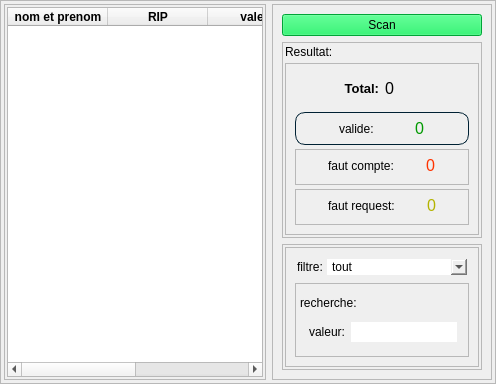
               <widget class="QFrame" name="frame_4">
                <property name="frameShape">
                 <enum>QFrame::StyledPanel</enum>
                </property>
                <property name="frameShadow">
                 <enum>QFrame::Raised</enum>
                </property>
                <layout class="QHBoxLayout" name="horizontalLayout_2">
                 <property name="leftMargin">
                  <number>3</number>
                 </property>
                 <property name="topMargin">
                  <number>3</number>
                 </property>
                 <property name="rightMargin">
                  <number>3</number>
                 </property>
                 <property name="bottomMargin">
                  <number>3</number>
                 </property>
                 <item>
                  <widget class="QFrame" name="frame_5">
                   <property name="frameShape">
                    <enum>QFrame::StyledPanel</enum>
                   </property>
                   <property name="frameShadow">
                    <enum>QFrame::Raised</enum>
                   </property>
                   <layout class="QVBoxLayout" name="verticalLayout_4">
                    <property name="spacing">
                     <number>2</number>
                    </property>
                    <property name="leftMargin">
                     <number>2</number>
                    </property>
                    <property name="topMargin">
                     <number>2</number>
                    </property>
                    <property name="rightMargin">
                     <number>2</number>
                    </property>
                    <property name="bottomMargin">
                     <number>2</number>
                    </property>
                    <item>
                     <widget class="QTableWidget" name="tableWidget">
                      <property name="styleSheet">
                       <string notr="true"/>
                      </property>
                      <column>
                       <property name="text">
                        <string>nom et prenom</string>
                       </property>
                       <property name="font">
                        <font>
                         <pointsize>9</pointsize>
                         <weight>75</weight>
                         <bold>true</bold>
                        </font>
                       </property>
                      </column>
                      <column>
                       <property name="text">
                        <string>RIP</string>
                       </property>
                       <property name="font">
                        <font>
                         <pointsize>9</pointsize>
                         <weight>75</weight>
                         <bold>true</bold>
                        </font>
                       </property>
                      </column>
                      <column>
                       <property name="text">
                        <string>valeur</string>
                       </property>
                       <property name="font">
                        <font>
                         <pointsize>9</pointsize>
                         <weight>75</weight>
                         <bold>true</bold>
                        </font>
                       </property>
                      </column>
                      <column>
                       <property name="text">
                        <string>status</string>
                       </property>
                       <property name="font">
                        <font>
                         <pointsize>9</pointsize>
                         <weight>75</weight>
                         <bold>true</bold>
                        </font>
                       </property>
                      </column>
                     </widget>
                    </item>
                   </layout>
                  </widget>
                 </item>
                 <item>
                  <widget class="QFrame" name="frame_6">
                   <property name="frameShape">
                    <enum>QFrame::StyledPanel</enum>
                   </property>
                   <property name="frameShadow">
                    <enum>QFrame::Raised</enum>
                   </property>
                   <layout class="QVBoxLayout" name="verticalLayout_6">
                    <item>
                     <widget class="QPushButton" name="pushButton_2">
                      <property name="styleSheet">
                       <string notr="true">background-color:rgb(0, 230, 77);</string>
                      </property>
                      <property name="text">
                       <string>Scan</string>
                      </property>
                     </widget>
                    </item>
                    <item>
                     <widget class="QFrame" name="frame_7">
                      <property name="sizePolicy">
                       <sizepolicy hsizetype="Preferred" vsizetype="Preferred">
                        <horstretch>0</horstretch>
                        <verstretch>0</verstretch>
                       </sizepolicy>
                      </property>
                      <property name="frameShape">
                       <enum>QFrame::StyledPanel</enum>
                      </property>
                      <property name="frameShadow">
                       <enum>QFrame::Raised</enum>
                      </property>
                      <layout class="QVBoxLayout" name="verticalLayout_7">
                       <property name="spacing">
                        <number>4</number>
                       </property>
                       <property name="leftMargin">
                        <number>2</number>
                       </property>
                       <property name="topMargin">
                        <number>2</number>
                       </property>
                       <property name="rightMargin">
                        <number>2</number>
                       </property>
                       <property name="bottomMargin">
                        <number>2</number>
                       </property>
                       <item>
                        <widget class="QLabel" name="label_2">
                         <property name="sizePolicy">
                          <sizepolicy hsizetype="Preferred" vsizetype="Fixed">
                           <horstretch>0</horstretch>
                           <verstretch>0</verstretch>
                          </sizepolicy>
                         </property>
                         <property name="text">
                          <string>Resultat:</string>
                         </property>
                         <property name="alignment">
                          <set>Qt::AlignLeading|Qt::AlignLeft|Qt::AlignVCenter</set>
                         </property>
                        </widget>
                       </item>
                       <item>
                        <widget class="QFrame" name="frame_9">
                         <property name="sizePolicy">
                          <sizepolicy hsizetype="Preferred" vsizetype="Preferred">
                           <horstretch>0</horstretch>
                           <verstretch>0</verstretch>
                          </sizepolicy>
                         </property>
                         <property name="styleSheet">
                          <string notr="true">
QFrame {
	border-radius: 10px;
	border: 1.25px solid rgb(32, 64, 96);
};</string>
                         </property>
                         <property name="frameShape">
                          <enum>QFrame::StyledPanel</enum>
                         </property>
                         <property name="frameShadow">
                          <enum>QFrame::Raised</enum>
                         </property>
                         <layout class="QVBoxLayout" name="verticalLayout_9">
                          <property name="spacing">
                           <number>4</number>
                          </property>
                          <item>
                           <widget class="QFrame" name="frame_14">
                            <property name="styleSheet">
                             <string notr="true">border-radius: 0px;
border: 0px;</string>
                            </property>
                            <property name="frameShape">
                             <enum>QFrame::StyledPanel</enum>
                            </property>
                            <property name="frameShadow">
                             <enum>QFrame::Raised</enum>
                            </property>
                            <layout class="QHBoxLayout" name="horizontalLayout_6">
                             <property name="leftMargin">
                              <number>6</number>
                             </property>
                             <property name="topMargin">
                              <number>6</number>
                             </property>
                             <property name="rightMargin">
                              <number>6</number>
                             </property>
                             <property name="bottomMargin">
                              <number>10</number>
                             </property>
                             <item>
                              <widget class="QLabel" name="label_10">
                               <property name="font">
                                <font>
                                 <pointsize>10</pointsize>
                                 <weight>75</weight>
                                 <bold>true</bold>
                                </font>
                               </property>
                               <property name="text">
                                <string>Total:</string>
                               </property>
                               <property name="alignment">
                                <set>Qt::AlignRight|Qt::AlignTrailing|Qt::AlignVCenter</set>
                               </property>
                              </widget>
                             </item>
                             <item>
                              <widget class="QLabel" name="label_11">
                               <property name="sizePolicy">
                                <sizepolicy hsizetype="Preferred" vsizetype="Preferred">
                                 <horstretch>0</horstretch>
                                 <verstretch>0</verstretch>
                                </sizepolicy>
                               </property>
                               <property name="font">
                                <font>
                                 <pointsize>12</pointsize>
                                </font>
                               </property>
                               <property name="text">
                                <string>0</string>
                               </property>
                              </widget>
                             </item>
                            </layout>
                           </widget>
                          </item>
                          <item>
                           <widget class="QFrame" name="frame_11">
                            <property name="sizePolicy">
                             <sizepolicy hsizetype="Preferred" vsizetype="Preferred">
                              <horstretch>0</horstretch>
                              <verstretch>0</verstretch>
                             </sizepolicy>
                            </property>
                            <property name="styleSheet">
                             <string notr="true">border-radius: 10px;
border: 0.5px solid rgb(0, 33, 51);</string>
                            </property>
                            <property name="frameShape">
                             <enum>QFrame::StyledPanel</enum>
                            </property>
                            <property name="frameShadow">
                             <enum>QFrame::Raised</enum>
                            </property>
                            <layout class="QHBoxLayout" name="horizontalLayout_3">
                             <property name="spacing">
                              <number>4</number>
                             </property>
                             <property name="leftMargin">
                              <number>6</number>
                             </property>
                             <property name="topMargin">
                              <number>6</number>
                             </property>
                             <property name="rightMargin">
                              <number>6</number>
                             </property>
                             <property name="bottomMargin">
                              <number>6</number>
                             </property>
                             <item>
                              <widget class="QLabel" name="label_7">
                               <property name="sizePolicy">
                                <sizepolicy hsizetype="Fixed" vsizetype="Preferred">
                                 <horstretch>0</horstretch>
                                 <verstretch>0</verstretch>
                                </sizepolicy>
                               </property>
                               <property name="styleSheet">
                                <string notr="true">border-radius: 0px;
border: 0px;</string>
                               </property>
                               <property name="text">
                                <string>valide:</string>
                               </property>
                              </widget>
                             </item>
                             <item>
                              <widget class="QLabel" name="label_4">
                               <property name="sizePolicy">
                                <sizepolicy hsizetype="Fixed" vsizetype="Preferred">
                                 <horstretch>0</horstretch>
                                 <verstretch>0</verstretch>
                                </sizepolicy>
                               </property>
                               <property name="font">
                                <font>
                                 <pointsize>12</pointsize>
                                </font>
                               </property>
                               <property name="styleSheet">
                                <string notr="true">border-radius: 0px;
border: 0px;
color: rgb(0, 153, 0);</string>
                               </property>
                               <property name="text">
                                <string>0</string>
                               </property>
                              </widget>
                             </item>
                            </layout>
                           </widget>
                          </item>
                          <item>
                           <widget class="QFrame" name="frame_12">
                            <property name="sizePolicy">
                             <sizepolicy hsizetype="Preferred" vsizetype="Preferred">
                              <horstretch>0</horstretch>
                              <verstretch>0</verstretch>
                             </sizepolicy>
                            </property>
                            <property name="frameShape">
                             <enum>QFrame::StyledPanel</enum>
                            </property>
                            <property name="frameShadow">
                             <enum>QFrame::Raised</enum>
                            </property>
                            <layout class="QHBoxLayout" name="horizontalLayout_4">
                             <property name="leftMargin">
                              <number>6</number>
                             </property>
                             <property name="topMargin">
                              <number>6</number>
                             </property>
                             <property name="rightMargin">
                              <number>6</number>
                             </property>
                             <item>
                              <widget class="QLabel" name="label_5">
                               <property name="sizePolicy">
                                <sizepolicy hsizetype="Fixed" vsizetype="Preferred">
                                 <horstretch>0</horstretch>
                                 <verstretch>0</verstretch>
                                </sizepolicy>
                               </property>
                               <property name="styleSheet">
                                <string notr="true">border-radius: 0px;
border: 0px;</string>
                               </property>
                               <property name="text">
                                <string>faut compte:</string>
                               </property>
                              </widget>
                             </item>
                             <item>
                              <widget class="QLabel" name="label_8">
                               <property name="sizePolicy">
                                <sizepolicy hsizetype="Fixed" vsizetype="Preferred">
                                 <horstretch>0</horstretch>
                                 <verstretch>0</verstretch>
                                </sizepolicy>
                               </property>
                               <property name="font">
                                <font>
                                 <pointsize>12</pointsize>
                                </font>
                               </property>
                               <property name="styleSheet">
                                <string notr="true">border-radius: 0px;
border: 0px;
color: rgb(255, 51, 0);</string>
                               </property>
                               <property name="text">
                                <string>0</string>
                               </property>
                              </widget>
                             </item>
                            </layout>
                           </widget>
                          </item>
                          <item>
                           <widget class="QFrame" name="frame_13">
                            <property name="sizePolicy">
                             <sizepolicy hsizetype="Preferred" vsizetype="Preferred">
                              <horstretch>0</horstretch>
                              <verstretch>0</verstretch>
                             </sizepolicy>
                            </property>
                            <property name="frameShape">
                             <enum>QFrame::StyledPanel</enum>
                            </property>
                            <property name="frameShadow">
                             <enum>QFrame::Raised</enum>
                            </property>
                            <layout class="QHBoxLayout" name="horizontalLayout_5">
                             <property name="leftMargin">
                              <number>6</number>
                             </property>
                             <property name="topMargin">
                              <number>6</number>
                             </property>
                             <property name="rightMargin">
                              <number>6</number>
                             </property>
                             <item>
                              <widget class="QLabel" name="label_6">
                               <property name="sizePolicy">
                                <sizepolicy hsizetype="Fixed" vsizetype="Preferred">
                                 <horstretch>0</horstretch>
                                 <verstretch>0</verstretch>
                                </sizepolicy>
                               </property>
                               <property name="styleSheet">
                                <string notr="true">border-radius: 0px;
border: 0px;</string>
                               </property>
                               <property name="text">
                                <string>faut request:</string>
                               </property>
                              </widget>
                             </item>
                             <item>
                              <widget class="QLabel" name="label_9">
                               <property name="sizePolicy">
                                <sizepolicy hsizetype="Fixed" vsizetype="Preferred">
                                 <horstretch>0</horstretch>
                                 <verstretch>0</verstretch>
                                </sizepolicy>
                               </property>
                               <property name="font">
                                <font>
                                 <pointsize>12</pointsize>
                                </font>
                               </property>
                               <property name="styleSheet">
                                <string notr="true">border-radius: 0px;
border: 0px;
color: rgb(179, 179, 0);</string>
                               </property>
                               <property name="text">
                                <string>0</string>
                               </property>
                              </widget>
                             </item>
                            </layout>
                           </widget>
                          </item>
                         </layout>
                        </widget>
                       </item>
                      </layout>
                     </widget>
                    </item>
                    <item>
                     <widget class="QFrame" name="frame_8">
                      <property name="sizePolicy">
                       <sizepolicy hsizetype="Preferred" vsizetype="Fixed">
                        <horstretch>0</horstretch>
                        <verstretch>0</verstretch>
                       </sizepolicy>
                      </property>
                      <property name="frameShape">
                       <enum>QFrame::StyledPanel</enum>
                      </property>
                      <property name="frameShadow">
                       <enum>QFrame::Raised</enum>
                      </property>
                      <layout class="QVBoxLayout" name="verticalLayout_8">
                       <property name="spacing">
                        <number>4</number>
                       </property>
                       <property name="leftMargin">
                        <number>2</number>
                       </property>
                       <property name="topMargin">
                        <number>2</number>
                       </property>
                       <property name="rightMargin">
                        <number>2</number>
                       </property>
                       <property name="bottomMargin">
                        <number>2</number>
                       </property>
                       <item>
                        <widget class="QFrame" name="frame_10">
                         <property name="sizePolicy">
                          <sizepolicy hsizetype="Preferred" vsizetype="Fixed">
                           <horstretch>0</horstretch>
                           <verstretch>0</verstretch>
                          </sizepolicy>
                         </property>
                         <property name="minimumSize">
                          <size>
                           <width>0</width>
                           <height>120</height>
                          </size>
                         </property>
                         <property name="styleSheet">
                          <string notr="true">
QFrame {
	border-radius: 10px;
	border: 1.25px solid rgb(32, 64, 96);
};</string>
                         </property>
                         <property name="frameShape">
                          <enum>QFrame::StyledPanel</enum>
                         </property>
                         <property name="frameShadow">
                          <enum>QFrame::Raised</enum>
                         </property>
                         <layout class="QVBoxLayout" name="verticalLayout_10">
                          <property name="spacing">
                           <number>6</number>
                          </property>
                          <item>
                           <widget class="QFrame" name="frame_15">
                            <property name="sizePolicy">
                             <sizepolicy hsizetype="Preferred" vsizetype="Fixed">
                              <horstretch>0</horstretch>
                              <verstretch>0</verstretch>
                             </sizepolicy>
                            </property>
                            <property name="styleSheet">
                             <string notr="true">border-radius: 0px;
border: 0px;</string>
                            </property>
                            <property name="frameShape">
                             <enum>QFrame::StyledPanel</enum>
                            </property>
                            <property name="frameShadow">
                             <enum>QFrame::Raised</enum>
                            </property>
                            <layout class="QHBoxLayout" name="horizontalLayout_7">
                             <property name="spacing">
                              <number>4</number>
                             </property>
                             <property name="leftMargin">
                              <number>2</number>
                             </property>
                             <property name="topMargin">
                              <number>2</number>
                             </property>
                             <property name="rightMargin">
                              <number>2</number>
                             </property>
                             <property name="bottomMargin">
                              <number>2</number>
                             </property>
                             <item>
                              <widget class="QLabel" name="label_12">
                               <property name="sizePolicy">
                                <sizepolicy hsizetype="Fixed" vsizetype="Preferred">
                                 <horstretch>0</horstretch>
                                 <verstretch>0</verstretch>
                                </sizepolicy>
                               </property>
                               <property name="styleSheet">
                                <string notr="true">border-radius: 0px;
border: 0px;</string>
                               </property>
                               <property name="text">
                                <string>filtre:</string>
                               </property>
                              </widget>
                             </item>
                             <item>
                              <widget class="QComboBox" name="comboBox">
                               <property name="sizePolicy">
                                <sizepolicy hsizetype="Preferred" vsizetype="Preferred">
                                 <horstretch>0</horstretch>
                                 <verstretch>0</verstretch>
                                </sizepolicy>
                               </property>
                               <item>
                                <property name="text">
                                 <string>tout</string>
                                </property>
                               </item>
                               <item>
                                <property name="text">
                                 <string>valide</string>
                                </property>
                               </item>
                               <item>
                                <property name="text">
                                 <string>faut compte</string>
                                </property>
                               </item>
                               <item>
                                <property name="text">
                                 <string>faut request</string>
                                </property>
                               </item>
                              </widget>
                             </item>
                            </layout>
                           </widget>
                          </item>
                          <item>
                           <widget class="QFrame" name="frame_16">
                            <property name="sizePolicy">
                             <sizepolicy hsizetype="Fixed" vsizetype="Preferred">
                              <horstretch>0</horstretch>
                              <verstretch>0</verstretch>
                             </sizepolicy>
                            </property>
                            <property name="styleSheet">
                             <string notr="true"/>
                            </property>
                            <property name="frameShape">
                             <enum>QFrame::StyledPanel</enum>
                            </property>
                            <property name="frameShadow">
                             <enum>QFrame::Raised</enum>
                            </property>
                            <layout class="QVBoxLayout" name="verticalLayout_11">
                             <property name="spacing">
                              <number>0</number>
                             </property>
                             <property name="leftMargin">
                              <number>4</number>
                             </property>
                             <property name="topMargin">
                              <number>1</number>
                             </property>
                             <property name="rightMargin">
                              <number>2</number>
                             </property>
                             <property name="bottomMargin">
                              <number>2</number>
                             </property>
                             <item>
                              <widget class="QLabel" name="label_13">
                               <property name="sizePolicy">
                                <sizepolicy hsizetype="Preferred" vsizetype="Fixed">
                                 <horstretch>0</horstretch>
                                 <verstretch>0</verstretch>
                                </sizepolicy>
                               </property>
                               <property name="styleSheet">
                                <string notr="true">border-radius: 0px;
border: 0px;</string>
                               </property>
                               <property name="text">
                                <string>recherche:</string>
                               </property>
                              </widget>
                             </item>
                             <item>
                              <widget class="QFrame" name="frame_18">
                               <property name="sizePolicy">
                                <sizepolicy hsizetype="Preferred" vsizetype="Fixed">
                                 <horstretch>0</horstretch>
                                 <verstretch>0</verstretch>
                                </sizepolicy>
                               </property>
                               <property name="styleSheet">
                                <string notr="true">border-radius: 0px;
border: 0px;</string>
                               </property>
                               <property name="frameShape">
                                <enum>QFrame::StyledPanel</enum>
                               </property>
                               <property name="frameShadow">
                                <enum>QFrame::Raised</enum>
                               </property>
                               <layout class="QHBoxLayout" name="horizontalLayout_9">
                                <property name="topMargin">
                                 <number>1</number>
                                </property>
                                <property name="bottomMargin">
                                 <number>1</number>
                                </property>
                                <item>
                                 <widget class="QLabel" name="label_15">
                                  <property name="styleSheet">
                                   <string notr="true">border-radius: 0px;
border: 0px;</string>
                                  </property>
                                  <property name="text">
                                   <string>valeur:</string>
                                  </property>
                                 </widget>
                                </item>
                                <item>
                                 <widget class="QLineEdit" name="lineEdit_2">
                                  <property name="sizePolicy">
                                   <sizepolicy hsizetype="Preferred" vsizetype="Preferred">
                                    <horstretch>0</horstretch>
                                    <verstretch>0</verstretch>
                                   </sizepolicy>
                                  </property>
                                  <property name="minimumSize">
                                   <size>
                                    <width>0</width>
                                    <height>20</height>
                                   </size>
                                  </property>
                                 </widget>
                                </item>
                               </layout>
                              </widget>
                             </item>
                            </layout>
                           </widget>
                          </item>
                         </layout>
                        </widget>
                       </item>
                      </layout>
                     </widget>
                    </item>
                   </layout>
                  </widget>
                 </item>
                </layout>
               </widget>
